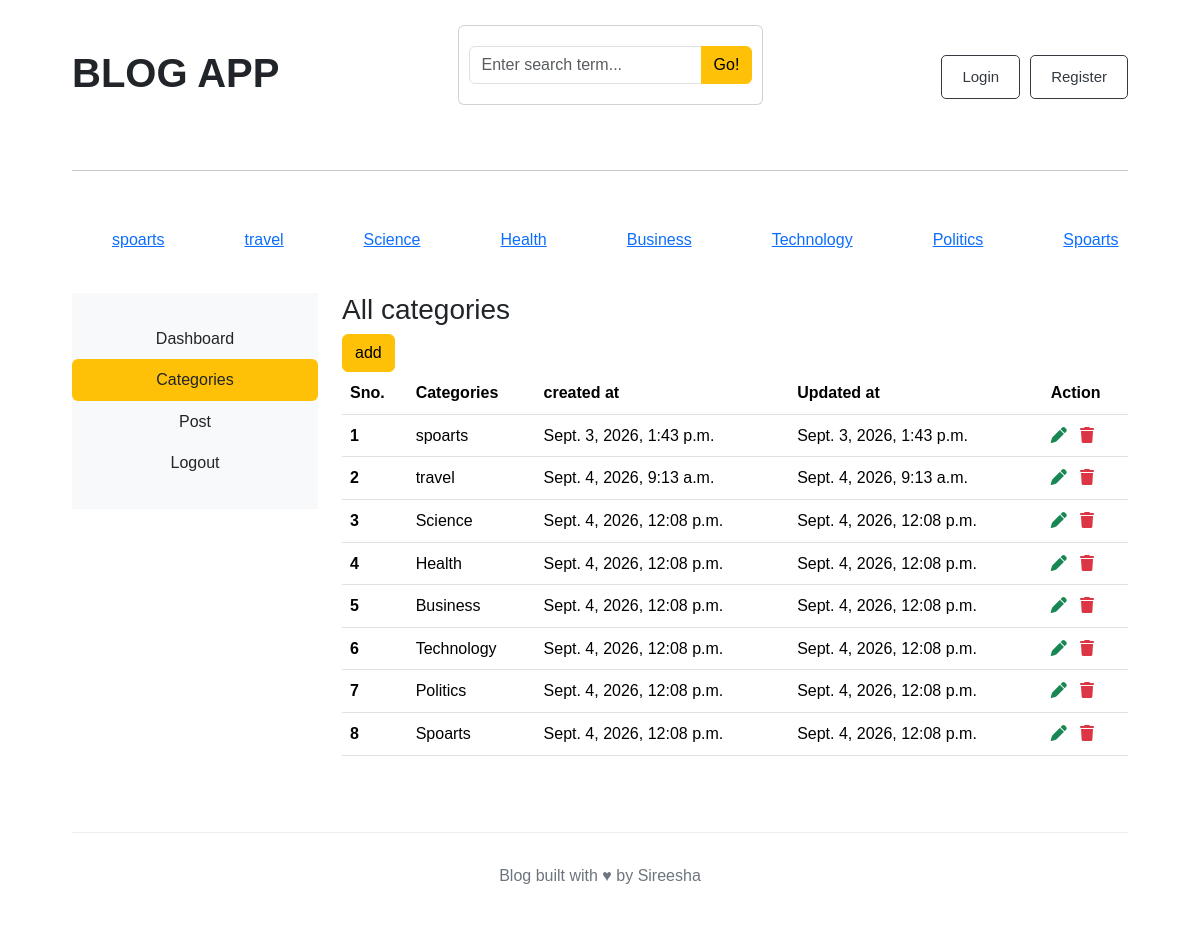
Page /dashboard/categories/ on the earlier database version.
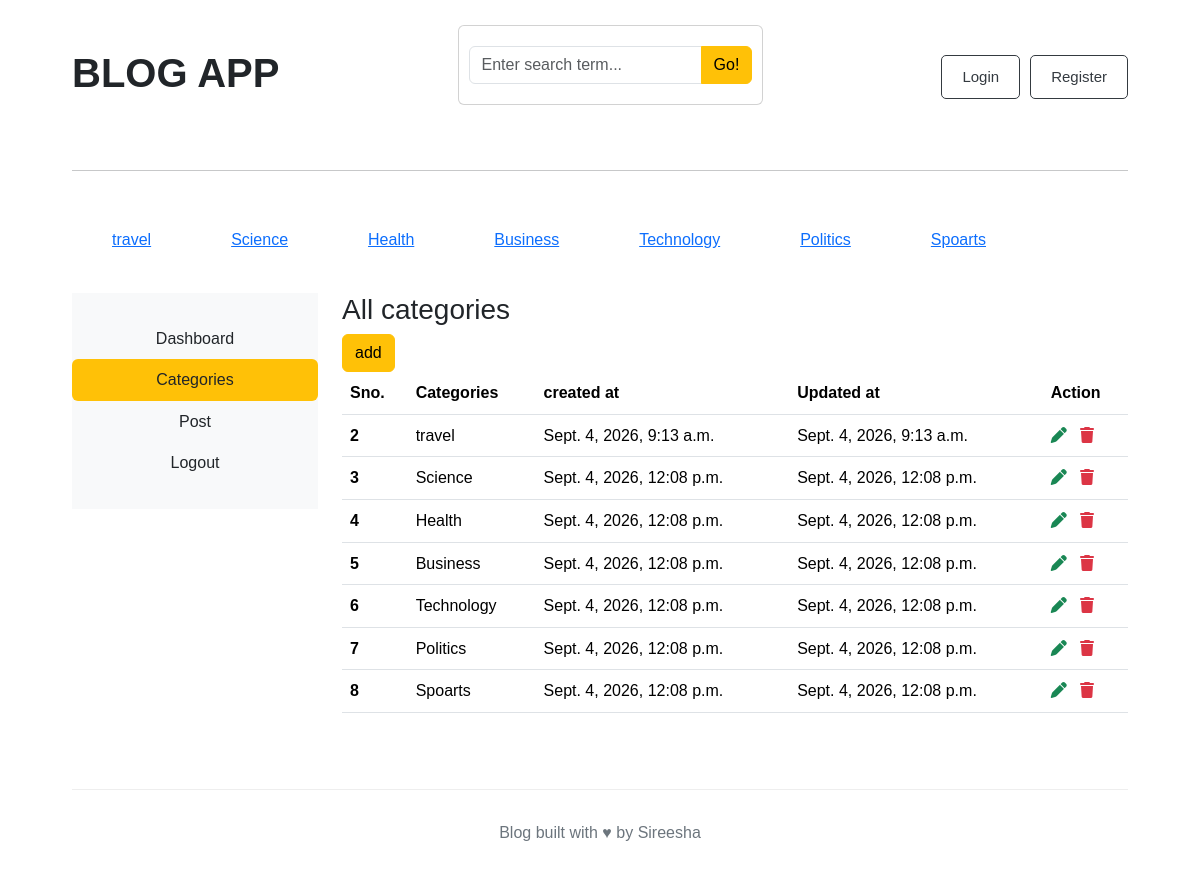
Same page on the later database version.
### blogs/models.py (models this page shows)
class category(models.Model):
    category_name = models.CharField(max_length = 40,unique = True)
    created_at = models.DateTimeField(auto_now_add=True)
    updated_at = models.DateTimeField(auto_now = True)
    class Meta:
        verbose_name_plural='categories'
    def __str__(self):
        return self.category_name

### Dashboard/views.py (the view)
# urls.py: path('categories/',views.categories,name = 'categories'),
def categories(req):
    return render(req,'Dashboard/DashCategories.html')

### blogs/context_processors.py (called while the page is built)
def get_categories(request):
    categories = category.objects.all()
    return dict(categories=categories)

def searching(request):
    keyword = request.GET.get('keyword')
    print(keyword)
    return dict(keyword = keyword)

### blogs/Templates/Dashboard/DashCategories.html (shortened to what this page needs)
{% extends 'base.html' %}
{% block content%}
<div class="row flex-col">
    {% include 'Dashboard/sidebar.html' %}
    <div class="col-md-9">
        <h3>All categories</h3>
        <a href=" {% url 'add_categories' %}"> <button class="btn btn-warning float-left">add</button> </a>
        <table class="table table-hover">
  <thead>
    <tr>
      <th scope="col">Sno.</th>
      <th scope="col">Categories</th>
      <th scope="col">created at</th>
      <th scope="col">Updated at</th>
      <th>Action</th>
    </tr>
  </thead>
  <tbody>
    {% for cat in categories %}
    <tr>
      <th scope="row">{{cat.id}}</th>
      <td>{{cat}}</td>
      <td>{{cat.created_at}}</td>
      <td>{{cat.updated_at}}</td>
      <td>
        <a href="{% url 'edit_category' cat.id %}"><i class="fa fa-pen text-success "></i></a>
        <a href="{% url 'delete_category' cat.id %}"><i class="fa fa-trash text-danger "></i></a>
      </td>
    </tr>
    {% endfor %}
  </tbody>
</table>
    </div>
</div>
{% endblock%}

### blogs/Templates/base.html (shortened to what this page needs)
{% load static %}
<!DOCTYPE html>
<html lang="en">
<head>
     <link href="https://cdn.jsdelivr.net/npm/bootstrap@5.3.8/dist/css/bootstrap.min.css"
          rel="stylesheet">
     <link rel="stylesheet" href="https://cdnjs.cloudflare.com/ajax/libs/font-awesome/6.7.2/css/all.min.css">
<link rel="stylesheet" href="{% static 'css/blog.css' %}">
</head>
<body>
<main class="container">
    <div class="nav">
       <h2>BLOG APP</h2>
            <div class="card mb-4">
                <div class="card-body">
                    <form method="GET" action="{% url 'search'%}">
                        <div class="input-group">
                            <input class="form-control" type="text" value="{{keyword|default:''}}" name="keyword" placeholder="Enter search term...">
                            <button class="btn btn-warning"type="submit">
                                Go!
                            </button>
                        </div>
                    </form>
                </div>
            </div>
            <div class="buttons">
        {% if not user.is_authenticated %}
        <a href="{% url 'login' %}">
            <button class="btn btn-warning">Login</button>
        </a>
        <a href="{% url 'register' %}">
            <button class="btn btn-warning">Register</button>
        </a>
        {% endif %}
        </div>
</div>
<hr>
<div class="topics">
            {% for topic in  categories %}
               <a href="{% url 'category_pages' topic.id%}" style="margin:40px">{{topic.category_name}}</a>
            {% endfor %}
</div>
 {% block content %}
 {% endblock %}
<footer>
    <p>
        Blog built with ♥ by Sireesha
    </p>
</footer>
</body>
</html>

Differences in the rows shown:
removed category: category_name "spoarts", id "1", created_at "Sept. 3, 2026, 1:43 p.m.", updated_at "Sept. 3, 2026, 1:43 p.m."
